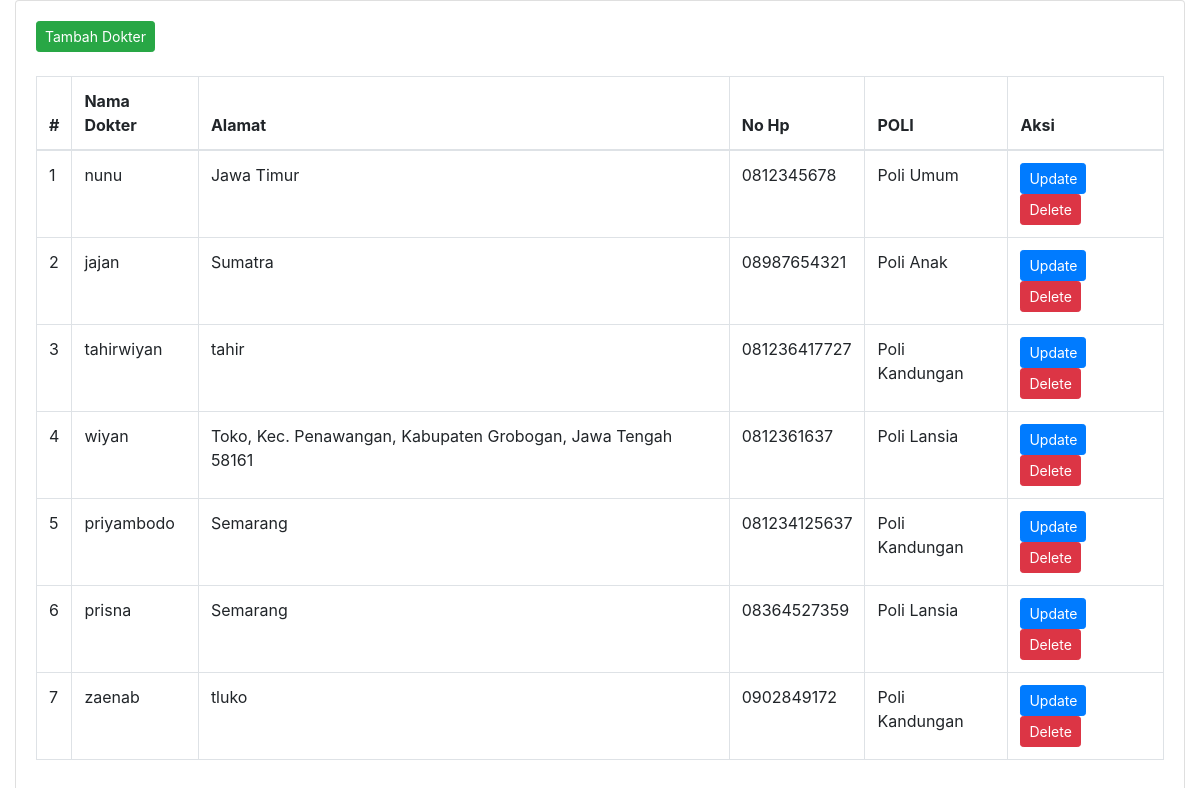
Screenshot of /admin_Mengeloladokter.php with the database file from the repository.
### tables this page shows
CREATE TABLE `dokter` (
  `id` int(11) NOT NULL,
  `nama` varchar(255) NOT NULL,
  `password` varchar(255) NOT NULL,
  `alamat` varchar(255) NOT NULL,
  `no_hp` varchar(50) NOT NULL,
  `id_poli` int(11) NOT NULL
);

CREATE TABLE `poli` (
  `id` int(11) NOT NULL,
  `nama_poli` varchar(25) NOT NULL,
  `keterangan` text NOT NULL
);

### admin_Mengeloladokter.php (the view, shortened to what this page needs)
<?php
include_once("db_koneksi.php");
$dokterQuery = "SELECT * FROM dokter";
$dokterResult = $mysqli->query($dokterQuery);
$dokterData = $dokterResult->fetch_all(MYSQLI_ASSOC);
?>
<!DOCTYPE html>
<html lang="en">
<head>
    <link rel="stylesheet" href="https://stackpath.bootstrapcdn.com/bootstrap/4.6.0/css/bootstrap.min.css">
</head>
<body class="hold-transition sidebar-mini">
    <div class="wrapper">
        <section class="content">
            <div class="container-fluid">
                <div class="row">
                    <div class="col-12">
                        <div class="card">
                            <div class="card-body">
                                <button type="button" class="btn btn-success btn-sm" data-toggle="modal" data-target="#addModal">Tambah Dokter</button>
                                <br><br>
                                <table id="example2" class="table table-bordered table-hover">
                                    <thead>
                                        <tr>
                                            <th>#</th>
                                            <th>Nama Dokter</th>
                                            <th>Alamat</th>
                                            <th>No Hp</th>
                                            <th>POLI</th>
                                            <th>Aksi</th>
                                        </tr>
                                    </thead>
                                    <tbody>
                                    <?php
                                        $counter = 1;
                                        foreach ($dokterData as $dokterRow) {
                                            $poliId = $dokterRow['id_poli'];
                                            $poliNameQuery = "SELECT nama_poli FROM poli WHERE id = $poliId";
                                            $poliNameResult = $mysqli->query($poliNameQuery);
                                            if ($poliNameResult) {
                                                $poliName = $poliNameResult->fetch_assoc()['nama_poli'];
                                                echo "<tr>";
                                                echo "<td>" . $counter . "</td>";
                                                $counter++;
                                                echo "<td>" . $dokterRow['nama'] . "</td>";
                                                echo "<td>" . $dokterRow['alamat'] . "</td>";
                                                echo "<td>" . $dokterRow['no_hp'] . "</td>";
                                                echo "<td>" . $poliName . "</td>";
                                            }
                                            echo "<td>
                <form method='post' action=''>
                    <input type='hidden' name='id' value='" . $dokterRow['id'] . "'>
                    <input type='hidden' name='new_nama_dokter' value='" . $dokterRow['nama'] . "'>
                    <input type='hidden' name='new_alamat' value='" . $dokterRow['alamat'] . "'>
                    <input type='hidden' name='new_no_hp' value='" . $dokterRow['no_hp'] . "'>
                    <input type='hidden' name='new_id_poli' value='" . $dokterRow['id_poli'] . "'>
                    <button type='button' name='update_dokter' class='btn btn-primary btn-sm update-btn' data-toggle='modal' data-target='#updateModal'
                    data-id='" . $dokterRow['id'] . "'
                    data-nama_dokter='" . $dokterRow['nama'] . "'
                    data-alamat='" . $dokterRow['alamat'] . "'
                    data-no_hp='" . $dokterRow['no_hp'] . "'
                    data-id_poli='" . $dokterRow['id_poli'] . "'>Update</button>
                    <form method='post' action=''>
                        <input type='hidden' name='id' value='" . $dokterRow['id'] . "'>
                        <button type='submit' name='delete_dokter' class='btn btn-danger btn-sm' onclick='return confirm(\"Are you sure?\");'>Delete</button>
                    </form>
                </form>
            </td>";
                                            echo "</tr>";
                                        }
                                        ?>
                                    </tbody>
                                </table>
                            </div>
                        </div>
                    </div>
                </div>
            </div>
        </section>
    </div>
</body>
</html>

### rows the page displays
dokter: nama "nunu", alamat "Jawa Timur", no_hp "0812345678", id_poli.nama_poli "Poli Umum"
dokter: nama "jajan", alamat "Sumatra", no_hp "08987654321", id_poli.nama_poli "Poli Anak"
dokter: nama "tahirwiyan", alamat "tahir", no_hp "081236417727", id_poli.nama_poli "Poli Kandungan"
dokter: nama "wiyan", alamat "Toko, Kec. Penawangan, Kabupaten Grobogan, Jawa Tengah 58161", no_hp "0812361637", id_poli.nama_poli "Poli Lansia"
dokter: nama "priyambodo", alamat "Semarang", no_hp "081234125637", id_poli.nama_poli "Poli Kandungan"
dokter: nama "prisna", alamat "Semarang", no_hp "08364527359", id_poli.nama_poli "Poli Lansia"
dokter: nama "zaenab", alamat "tluko", no_hp "0902849172", id_poli.nama_poli "Poli Kandungan"
